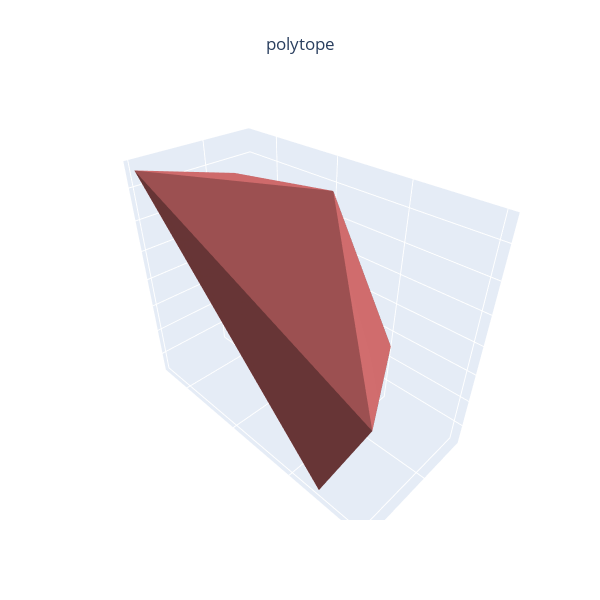

Notebook source saved alongside this figure:
### Code cell
#project the 5D polyhedron to 3D
#see: https://math.stackexchange.com/questions/2677864/how-to-project-5d-to-3d
#and: https://stackoverflow.com/questions/13548241/python-numpy-optimization-n-dimensional-projection
def nsphere(mat, littleD=3):
    projected_mat = np.empty([0, 3])
    for a in mat:
        a = a / np.sqrt(np.dot(a, a))
        z = a[littleD:].sum()
        projected_mat = np.append(projected_mat, np.array([a[:littleD] / (1. - z)]), axis=0)
    return projected_mat

V = nsphere(V)

hull = ConvexHull(V)
hull_points = hull.points
hull_simplices = hull.simplices

x = hull_points[:, 0]
y = hull_points[:, 1]
z = hull_points[:, 2]

i = hull_simplices[:, 0]
j = hull_simplices[:, 1]
k = hull_simplices[:, 2]

mesh3d  = go.Mesh3d(x=x, y=y, z=z, i=i, j=j, k=k, opacity=1.0, flatshading=True, color="#ce6a6b")
layout = go.Layout(width=600, height=600, title_text='polytope', title_x=0.5)
fig = go.Figure(data=[mesh3d], layout=layout)
fig.layout.scene.update(xaxis_showticklabels=False, xaxis_ticks='', xaxis_title='',
                        yaxis_showticklabels=False, yaxis_ticks='',yaxis_title='',
                        zaxis_showticklabels=False, zaxis_ticks='', zaxis_title='')
fig.data[0].update(lighting=dict(ambient=0.5, diffuse=1, fresnel=4, specular=0.5, roughness=0.5))

fig.show()

### Figure 1 — Plotly figure (JSON) as saved in the notebook; plotly's stock layout.template omitted (floating-point values rounded to 4 significant figures)
{"data": [{"color": "#ce6a6b", "flatshading": true, "i": [2, 1, 4, 4, 5, 5, 5, 5], "j": [0, 2, 0, 1, 4, 4, 2, 1], "k": [3, 0, 3, 0, 3, 1, 3, 2], "lighting": {"ambient": 0.5, "diffuse": 1, "fresnel": 4, "roughness": 0.5, "specular": 0.5}, "opacity": 1, "type": "mesh3d", "x": [0, 0, 0, -0.8321, -0.5774, -0.8018], "y": [-0.7071, 0.7071, 1, 0, -0.5774, 0.5345], "z": [0.7071, -0.7071, 0, 0.5547, 0.5774, -0.2673]}], "layout": {"height": 600, "scene": {"xaxis": {"showticklabels": false, "ticks": "", "title": {"text": ""}}, "yaxis": {"showticklabels": false, "ticks": "", "title": {"text": ""}}, "zaxis": {"showticklabels": false, "ticks": "", "title": {"text": ""}}}, "title": {"text": "polytope", "x": 0.5}, "width": 600}}
